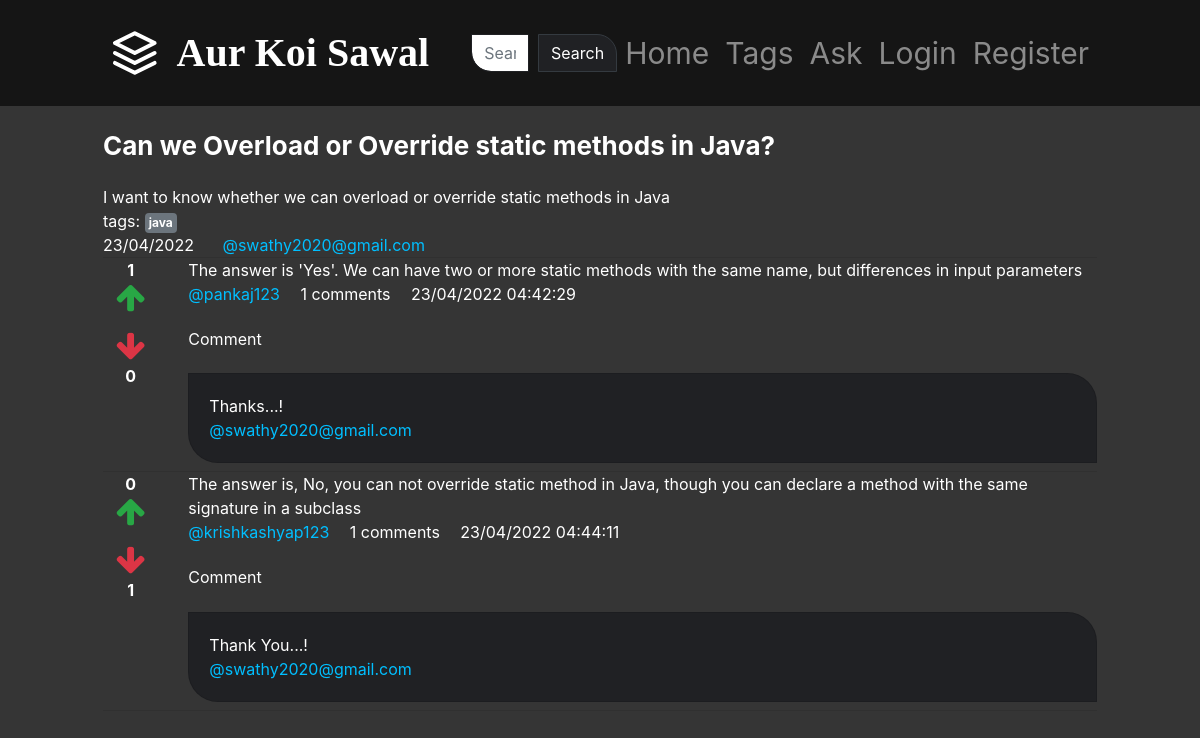
Screenshot of /detail/11 with the database file from the repository.
### main/models.py (models this page shows, shortened)
class Question(models.Model):
    user=models.ForeignKey(CustomUser,on_delete=models.CASCADE)
    title=models.CharField(max_length=300)
    detail=models.TextField()
    tags=models.TextField(default='')
    add_time=models.DateTimeField(auto_now_add=True)

class CustomUser(AbstractUser):
    bio=models.TextField()
    location=models.CharField(max_length=200)

class Answer(models.Model):
    question=models.ForeignKey(Question,on_delete=models.CASCADE)
    user=models.ForeignKey(CustomUser,on_delete=models.CASCADE)
    detail=models.TextField()
    add_time=models.DateTimeField(auto_now_add=True)

class Comment(models.Model):
    answer=models.ForeignKey(Answer,on_delete=models.CASCADE)
    user=models.ForeignKey(CustomUser,on_delete=models.CASCADE,related_name='comment_user')
    comment=models.TextField(default='')
    add_time=models.DateTimeField(auto_now_add=True)

### main/views.py (the view, shortened to what this page needs)
# urls.py: path('detail/<int:id>',views.detail,name='detail'),
def detail(request,id):
    quest=Question.objects.get(pk=id)
    tags=quest.tags.split(',')
    answers=Answer.objects.filter(question=quest)
    answerform=AnswerForm
    return render(request,'detail.html',{
        'quest':quest,
        'tags':tags,
        'answers':answers,
        'answerform':answerform
    })

### main/templates/detail.html (shortened to what this page needs)
{% extends 'base.html' %}
{% load static %}
{% load humanize %}
{% block content %}
    <div class="container">
        <h2 class="my-4" style="color:white; font-size:26px;font-weight:bold">{{quest.title}}</h2>
        <p style="color:white">{{quest.detail}}</p>
        <p style="color:white">
            tags:
            {% for tag in tags %}
            <a href="/tag/{{tag|slugify}}" class="badge badge-secondary p-1">{{tag}}</a>
            {% endfor %}
        </p>
        <p style="color:white">
            <span class="mr-4">{{quest.add_time|date:'d/m/Y'}}</span>
            <a href="#" style="color:#00BFFF">@{{quest.user.username}}</a>
        </p>
        <hr/>
        {% for answer in answers %}
        <div class="row" style="color:white">
            <div class="col-1" style="text-align: center;">
                <div class="upvote">
                    <strong class="upvote-count-{{answer.id}}">{{answer.upvote_set.count}}</strong><br/>
                    <span class="text-success">
                        <i class="fa fa-arrow-up fa-2x upvote-click" data-answer="{{answer.id}}"></i>
                    </span>
                </div>
                <div class="downvote mt-3">
                    <span class="text-danger">
                        <i class="fa fa-arrow-down fa-2x downvote-click" data-answer="{{answer.id}}"></i>
                    </span><br/>
                    <strong class="downvote-count-{{answer.id}}">{{answer.downvote_set.count}}</strong>
                </div>
            </div>
            <div class="col-11" >
                <p>
                    {{ answer.detail }}
                </p>
                <p >
                    <a href="#" class="mr-3" style="color:#00BFFF">@{{answer.user.username}}</a>
                    <span class="mr-3"><span class="comment-count-{{answer.id}}">{{answer.comment_set.count}}</span> comments</span>
                    <span>{{answer.add_time|date:'d/m/Y h:i:s'}}</span>
                </p>
                <h3 class="my-4" style="color:white">Comment</h3>
                <div class="comment-wrapper-{{answer.id}}" >
                    {% for comment in answer.comment_set.all %}
                    <div class="card mb-2"  style="background-color:#202124;border-radius:0px 30px 0px 30px">
                        <div class="card-body"  style="background-color:#202124;border-radius:0px 30px 0px 30px">
                            <p>{{comment.comment}}</p>
                            <p> <a href="#" style="color:#00BFFF">@{{comment.user.username}}</a>
                            </p>
                        </div>
                    </div>
                    {% endfor %}
                </div>
            </div>
        </div>
        <hr/>
        {% endfor %}
    </div>
{% endblock %}

### rows the page displays
Question: title "Can we Overload or Override static methods in Java?", detail "I want to know whether we can overload or override static methods in Java", tags "java", add_time "23/04/2022", user.username "swathy2020@gmail.com"
Answer: upvote_set.count "1", downvote_set.count "0", detail "The answer is 'Yes'. We can have two or more static methods with the same name, but differences in input parameters", user.username "pankaj123", comment_set.count "1", add_time "23/04/2022 04:42:29"
Comment: comment "Thanks...!", user.username "swathy2020@gmail.com"
Answer: upvote_set.count "0", downvote_set.count "1", detail "The answer is, No, you can not override static method in Java, though you can declare a method with the same signature in a subclass", user.username "krishkashyap123", comment_set.count "1", add_time "23/04/2022 04:44:11"
Comment: comment "Thank You...!", user.username "swathy2020@gmail.com"
